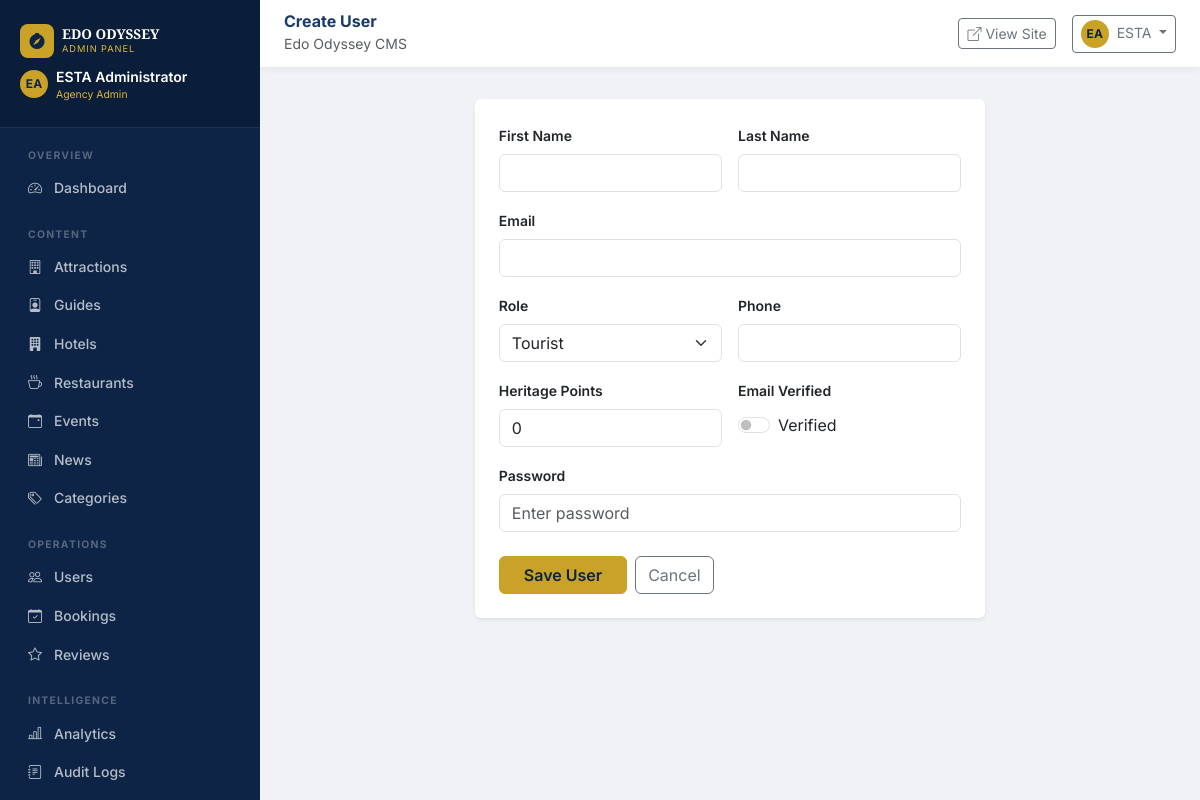
The app's page /admin/users/new (signed in) with its own data.
### app/models/models.py (models this page shows, shortened)
class BaseModel(db.Model):
    __abstract__ = True
    id = db.Column(db.Integer, primary_key=True)
    uuid = db.Column(db.String(36), default=gen_uuid, unique=True, nullable=False, index=True)
    created_at = db.Column(db.DateTime, default=datetime.utcnow, nullable=False)
    updated_at = db.Column(db.DateTime, default=datetime.utcnow, onupdate=datetime.utcnow, nullable=False)
    created_by = db.Column(db.Integer, nullable=True)
    status = db.Column(db.String(20), default="active", nullable=False)
    deleted_at = db.Column(db.DateTime, nullable=True)

class User(UserMixin, BaseModel):
    __tablename__ = "users"
    email = db.Column(db.String(150), unique=True, index=True, nullable=False)
    password_hash = db.Column(db.String(255), nullable=False)
    first_name = db.Column(db.String(100), nullable=False)
    last_name = db.Column(db.String(100), nullable=False)
    role = db.Column(db.String(50), default="Tourist", nullable=False)
    phone = db.Column(db.String(50), nullable=True)
    is_verified = db.Column(db.Boolean, default=False, nullable=False)
    avatar_url = db.Column(db.String(255), nullable=True)
    heritage_points = db.Column(db.Integer, default=0, nullable=False)
    bio = db.Column(db.Text, nullable=True)
    address = db.Column(db.String(255), nullable=True)
    nationality = db.Column(db.String(100), nullable=True)
    last_login = db.Column(db.DateTime, nullable=True)
    bookings = db.relationship("Booking", back_populates="user", lazy="dynamic")
    reviews = db.relationship("Review", back_populates="user", lazy="dynamic")
    guide_profile = db.relationship("Guide", back_populates="user", uselist=False)
    notifications = db.relationship("Notification", back_populates="user", lazy="dynamic")
    favourites = db.relationship("Favourite", back_populates="user", lazy="dynamic")
    payments = db.relationship("Payment", back_populates="user", lazy="dynamic")
    audit_logs = db.relationship("AuditLog", foreign_keys="AuditLog.user_id", back_populates="user", lazy="dynamic")
    owned_attractions = db.relationship("Attraction", back_populates="owner", foreign_keys="Attraction.user_id", lazy="dynamic")
    owned_hotels = db.relationship("Hotel", back_populates="owner", foreign_keys="Hotel.user_id", lazy="dynamic")
    owned_restaurants = db.relationship("Restaurant", back_populates="owner", foreign_keys="Restaurant.user_id", lazy="dynamic")
    owned_events = db.relationship("Event", back_populates="owner", foreign_keys="Event.user_id", lazy="dynamic")  # Add this
    @property
    def full_name(self):
        return f"{self.first_name} {self.last_name}"
    @property
    def is_admin(self):
        return self.role in ("Agency Admin", "Super Admin")

### app/admin/routes.py (the view, shortened to what this page needs)
@admin_bp.route("/users/new", methods=["GET", "POST"])
@login_required
@admin_required
def user_create():
    return render_template("admin/user_form.html", user=None, title="Create User")

### app/templates/admin/user_form.html (shortened to what this page needs)
{% extends "admin/base.html" %}
{% block page_title %}{{ title }}{% endblock %}
{% block content %}
<div class="row justify-content-center">
  <div class="col-lg-7">
    <div class="card border-0 shadow-sm">
      <div class="card-body p-4">
        <form method="POST">
          <div class="row g-3">
            <div class="col-6"><label class="form-label fw-semibold small">First Name</label><input type="text" name="first_name" class="form-control" value="{{ user.first_name if user else '' }}" required></div>
            <div class="col-6"><label class="form-label fw-semibold small">Last Name</label><input type="text" name="last_name" class="form-control" value="{{ user.last_name if user else '' }}" required></div>
            <div class="col-12"><label class="form-label fw-semibold small">Email</label><input type="email" name="email" class="form-control" value="{{ user.email if user else '' }}" required {% if user %}readonly{% endif %}></div>
            <div class="col-6"><label class="form-label fw-semibold small">Role</label>
              <select name="role" class="form-select">
                {% for r in ['Tourist','Guide','Hotel','Restaurant','Agency Admin','Super Admin'] %}
                <option value="{{ r }}" {% if user and user.role==r %}selected{% endif %}>{{ r }}</option>
                {% endfor %}
              </select>
            </div>
            <div class="col-6"><label class="form-label fw-semibold small">Phone</label><input type="text" name="phone" class="form-control" value="{{ user.phone if user else '' }}"></div>
            <div class="col-6"><label class="form-label fw-semibold small">Heritage Points</label><input type="number" name="heritage_points" class="form-control" value="{{ user.heritage_points if user else 0 }}"></div>
            <div class="col-6">
              <label class="form-label fw-semibold small">Email Verified</label><br>
              <div class="form-check form-switch mt-1">
                <input type="checkbox" name="is_verified" class="form-check-input" id="verSwitch" {% if user and user.is_verified %}checked{% endif %}>
                <label class="form-check-label" for="verSwitch">Verified</label>
              </div>
            </div>
            <div class="col-12"><label class="form-label fw-semibold small">Password {% if user %}<span class="text-muted">(leave blank to keep current)</span>{% endif %}</label><input type="password" name="password" class="form-control" {% if not user %}required{% endif %} placeholder="Enter password"></div>
          </div>
          <div class="mt-4 d-flex gap-2">
            <button type="submit" class="btn btn-gold px-4">Save User</button>
            <a href="{{ url_for('admin.users') }}" class="btn btn-outline-secondary">Cancel</a>
          </div>
        </form>
      </div>
    </div>
  </div>
</div>
{% endblock %}

### app/templates/admin/base.html (shortened to what this page needs)
<!DOCTYPE html>
<html lang="en">
<head>
  <link href="https://cdn.jsdelivr.net/npm/bootstrap@5.3.3/dist/css/bootstrap.min.css" rel="stylesheet">
  <link href="https://cdn.jsdelivr.net/npm/bootstrap-icons@1.11.3/font/bootstrap-icons.css" rel="stylesheet">
  <link rel="stylesheet" href="{{ url_for('static', filename='css/main.css') }}">
</head>
<body class="admin-body">
<div class="admin-sidebar" id="adminSidebar">
  <div class="admin-sidebar-header">
    <div class="d-flex align-items-center gap-2 mb-1">
      <div class="brand-icon" style="width:34px;height:34px;font-size:1rem"><i class="bi bi-compass-fill"></i></div>
      <div>
        <div class="brand-title" style="font-size:.85rem">EDO ODYSSEY</div>
        <div class="brand-subtitle" style="font-size:.58rem">Admin Panel</div>
      </div>
    </div>
    <div class="d-flex align-items-center gap-2 mt-2">
      <div class="avatar-initials-sm">{{ current_user.first_name[0] }}{{ current_user.last_name[0] }}</div>
      <div>
        <div class="text-white small fw-semibold">{{ current_user.full_name }}</div>
        <div style="font-size:.65rem;color:var(--gold-400)">{{ current_user.role }}</div>
      </div>
    </div>
  </div>
  <nav class="flex-grow-1 py-2 px-2">
    <div class="nav-section">Overview</div>
    <a href="{{ url_for('admin.dashboard') }}" class="nav-link {% if request.endpoint=='admin.dashboard' %}active{% endif %}"><i class="bi bi-speedometer2"></i> Dashboard</a>
    <div class="nav-section mt-2">Content</div>
    <a href="{{ url_for('admin.attractions') }}" class="nav-link {% if 'attractions' in request.endpoint %}active{% endif %}"><i class="bi bi-building"></i> Attractions</a>
    <a href="{{ url_for('admin.guides') }}" class="nav-link {% if 'guides' in request.endpoint %}active{% endif %}"><i class="bi bi-person-badge"></i> Guides</a>
    <a href="{{ url_for('admin.hotels') }}" class="nav-link {% if 'hotel' in request.endpoint %}active{% endif %}"><i class="bi bi-building-fill"></i> Hotels</a>
    <a href="{{ url_for('admin.restaurants') }}" class="nav-link {% if 'restaurant' in request.endpoint %}active{% endif %}"><i class="bi bi-cup-hot"></i> Restaurants</a>
    <a href="{{ url_for('admin.events') }}" class="nav-link {% if 'event' in request.endpoint %}active{% endif %}"><i class="bi bi-calendar-event"></i> Events</a>
    <a href="{{ url_for('admin.news') }}" class="nav-link {% if 'news' in request.endpoint %}active{% endif %}"><i class="bi bi-newspaper"></i> News</a>
    <a href="{{ url_for('admin.categories') }}" class="nav-link {% if 'categor' in request.endpoint %}active{% endif %}"><i class="bi bi-tags"></i> Categories</a>
    <div class="nav-section mt-2">Operations</div>
    <a href="{{ url_for('admin.users') }}" class="nav-link {% if 'users' in request.endpoint %}active{% endif %}"><i class="bi bi-people"></i> Users</a>
    <a href="{{ url_for('admin.bookings') }}" class="nav-link {% if 'bookings' in request.endpoint %}active{% endif %}"><i class="bi bi-calendar-check"></i> Bookings</a>
    <a href="{{ url_for('admin.reviews') }}" class="nav-link {% if 'reviews' in request.endpoint %}active{% endif %}"><i class="bi bi-star"></i> Reviews</a>
    <div class="nav-section mt-2">Intelligence</div>
    <a href="{{ url_for('admin.analytics') }}" class="nav-link {% if 'analytics' in request.endpoint %}active{% endif %}"><i class="bi bi-bar-chart-line"></i> Analytics</a>
    <a href="{{ url_for('admin.audit_logs') }}" class="nav-link {% if 'audit' in request.endpoint %}active{% endif %}"><i class="bi bi-journal-text"></i> Audit Logs</a>
  </nav>
</div>
<div class="admin-main">
  <div class="admin-topbar">
    <div class="d-flex align-items-center gap-3">
      <div>
        <h6 class="mb-0 fw-bold text-blue">{% block page_title %}Admin Panel{% endblock %}</h6>
        <small class="text-muted">{% block page_subtitle %}Edo Odyssey CMS{% endblock %}</small>
      </div>
    </div>
    <div class="d-flex align-items-center gap-3">
      <a href="{{ url_for('main.home') }}" class="btn btn-outline-secondary btn-sm" target="_blank"><i class="bi bi-box-arrow-up-right me-1"></i>View Site</a>
      <div class="dropdown">
        <button class="btn btn-outline-secondary btn-sm dropdown-toggle" data-bs-toggle="dropdown">
          <div class="avatar-initials-sm d-inline-flex me-1">{{ current_user.first_name[0] }}{{ current_user.last_name[0] }}</div>
          {{ current_user.first_name }}
        </button>
      </div>
    </div>
  </div>
  <div class="px-4 pt-2">
  </div>
  <div class="admin-content">
    {% block content %}{% endblock %}
  </div>
</div>
</body>
</html>

### app/static/css/main.css (style rules this page uses)
:root { --blue-900: #0d2447; --blue-800: #1a3a6b; --blue-700: #1d4385; --blue-600: #2255a4; --blue-100: #e8f0fe; --gold-600: #a07d10; --gold-500: #c9a227; --gold-400: #e0b83a; --gold-100: #fdf6e3; --gray-50: #f8f9fa; --gray-100: #f0f2f5; --gray-200: #e2e8f0; --text-dark: #1a202c; --text-muted: #6c757d; --restaurant: #e05c27; --restaurant-hover: #c94a1a; --radius: 12px; --shadow: 0 4px 20px rgba(26,58,107,.12); --shadow-lg: 0 8px 40px rgba(26,58,107,.18); --transition: .25s ease; }
body { font-family: 'Inter', sans-serif; color: var(--text-dark); background: #fff; }
a { text-decoration: none; transition: color var(--transition); }
.text-blue { color: var(--blue-800) !important; }
.brand-icon { width: 38px; height: 38px; background: var(--gold-500); border-radius: 8px; display: flex; align-items: center; justify-content: center; font-size: 1.2rem; color: var(--blue-900); }
.brand-title { font-family: 'Playfair Display',serif; font-size: .95rem; font-weight: 700; color: #fff; line-height: 1.1; }
.brand-subtitle { font-size: .58rem; color: var(--gold-400); text-transform: uppercase; letter-spacing: .1em; }
.btn-gold { background: var(--gold-500); border-color: var(--gold-500); color: var(--blue-900); font-weight: 600; }
.avatar-initials-sm { width:28px; height:28px; background: var(--gold-500); color: var(--blue-900); border-radius: 50%; display:flex; align-items:center; justify-content:center; font-weight:700; font-size:.75rem; }
.admin-sidebar { position: fixed; left:0; top:0; bottom:0; width:260px; background: var(--blue-900); z-index: 1000; overflow-y: auto; transition: transform .3s ease; display: flex; flex-direction: column; }
.admin-sidebar-header { padding: 1.5rem 1.25rem; background: rgba(0,0,0,.2); border-bottom: 1px solid rgba(255,255,255,.08); }
.admin-sidebar .nav-link { color: rgba(255,255,255,.7); font-size:.875rem; font-weight:500; padding:.55rem 1.25rem; border-radius:8px; transition: all var(--transition); display:flex; align-items:center; gap:.75rem; }
.admin-sidebar .nav-section { font-size:.65rem; font-weight:700; color:rgba(255,255,255,.3); text-transform:uppercase; letter-spacing:.12em; padding:.75rem 1.25rem .3rem; }
.admin-main { margin-left:260px; min-height:100vh; background:var(--gray-100); }
.admin-topbar { background:#fff; padding:.75rem 1.5rem; box-shadow:0 2px 8px rgba(0,0,0,.06); display:flex; align-items:center; justify-content:space-between; position:sticky; top:0; z-index:999; }
.admin-content { padding:1.5rem; }

### records on screen
User: first_name "E", last_name "A", full_name "ESTA Administrator", role "Agency Admin", first_name "ESTA"

### other values on screen
{{ title }} "Create User"
form field role "Tourist"
